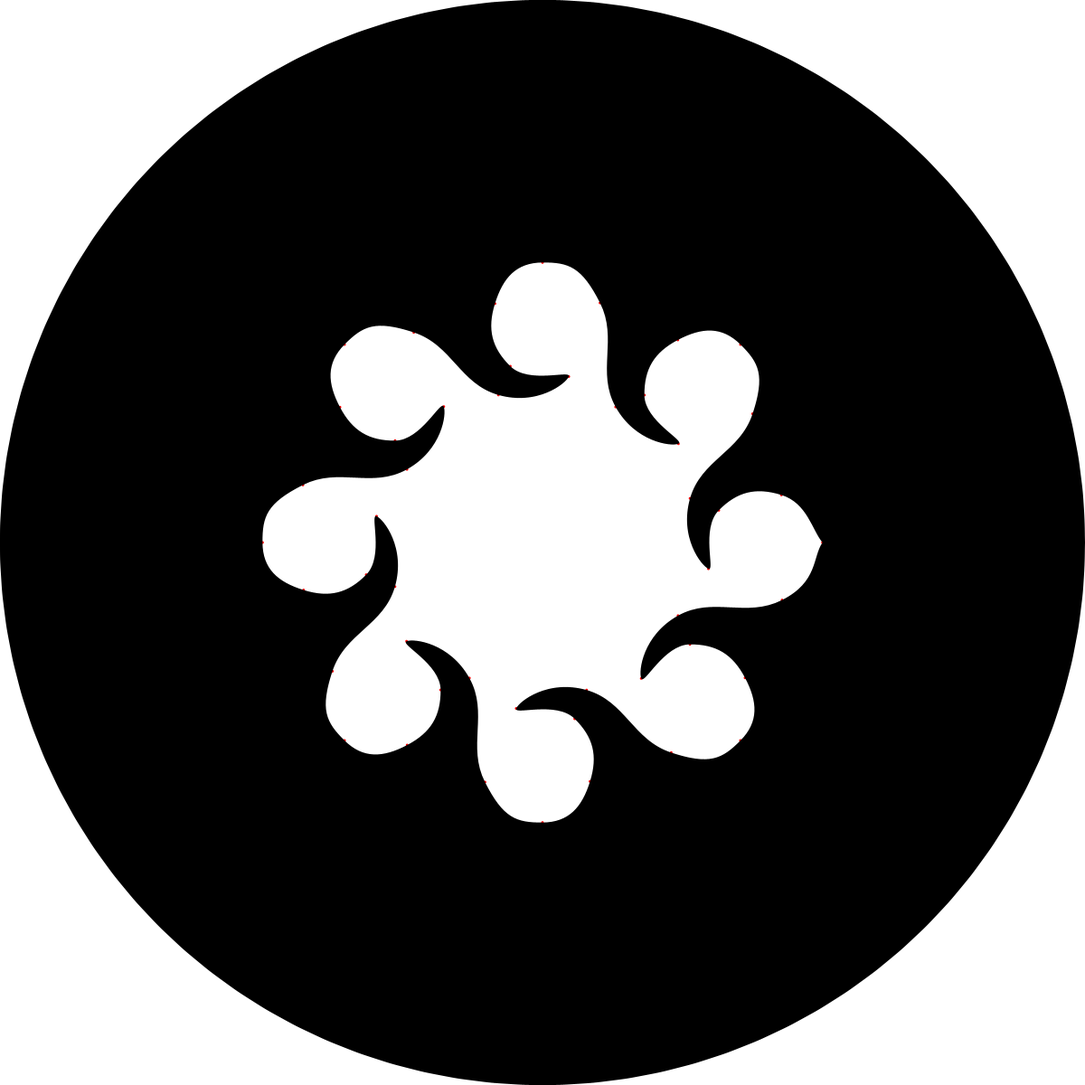
Frame 1 (no input)
Frame 60 (the mouse pressed at the canvas centre just before this capture): identical to frame 1, image omitted
Frame 120 (the mouse held since frame 60 and released just before this capture): identical to frame 1, image omitted

The Processing sketch that drew this single still picture (run headless with seeded random() and noise(); from frame 60 on, the mouse is pressed at the canvas centre):

// Processing sketch: Disk_designer
// ── Disk_designer.pde
Try trying;
void setup() {
  size(1200, 1200);
  background(255);
  smooth();
  /*trying = new Try(300, 300, 300/2.3, 2.3);
  trying.disk.setFill(color(0));*/
  //disk = createShape();
  translate(600, 600);
  float outer=1.9375;
  float d = 600/outer;
  beginShape();
  curveTightness(-0.5);
  
  curveVertex(d*outer, 0);
  for (int i=0; i<100; ++i)
    curveVertex(cos(TWO_PI-TWO_PI*i/100)*d*outer, sin(TWO_PI-TWO_PI*i/100)*d*outer);
  curveVertex(d*outer, 0);
  curveVertex(d*outer, 0);
  vertex(d*outer, 0);
  beginContour();
  curveVertex(d, 0);
  //float[] deg = {0, 0.3, 0.65, 1.25, 0.87, 0.75};
  /////////////////////////////////////////////////
  /*disk2:
  float[] deg = {0, 0.3, 0.63, 1.2, 0.77, 0.75};
  float[] dist ={1, 0.88, 0.55, 0.6, 0.64, 0.87};*/
  float[] deg = {0, 0.3, 0.63, 1.2, 0.77, 0.75};
  float[] dist ={1, 0.88, 0.55, 0.6, 0.64, 0.87};
  fill(255,0,0);
  noStroke();
  for (float i=0; i<8; ++i) {
    for (int k=0; k<6; ++k){
      curveVertex(cos(TWO_PI/8*i+TWO_PI/8*deg[k])*d*dist[k], sin(TWO_PI/8*i+TWO_PI/8*deg[k])*d*dist[k]);
      ellipse(cos(TWO_PI/8*i+TWO_PI/8*deg[k])*d*dist[k], sin(TWO_PI/8*i+TWO_PI/8*deg[k])*d*dist[k], 3, 3);
    }
  }
  curveVertex(d, 0);
  curveVertex(d, 0);
  endContour();
  fill(color(0));
  //noFill();
  //stroke(0);
  noStroke();
  endShape(CLOSE);
  save("disk4.png");
}

void draw() {
   /*background(255);
   trying.show();*/
}

float calc_deg(float start, PVector p1, PVector p2) {
  float c = (p1.x-p2.x)/p1.dist(p2);
  float s = (p1.y-p2.y)/p1.dist(p2);
  float recovery = acos(c)*s/abs(s)-start;
  float dgc = acos(cos(recovery));
  float elojel = int(sin(recovery)/abs(sin(recovery)));
  return dgc*elojel;
}

// ── Try.pde
class Try{
  PShape disk;
  PVector pos = new PVector(150, 150);
  
  Try(float x, float y, float d, float outer){
    pos.set(x, y);
    disk = createShape();
    disk.beginShape();
    disk.curveTightness(-0.5);
    disk.fill(color(255,0,0));
    disk.noStroke();
    disk.curveVertex(d*outer, 0);
    for (int i=0; i<30; ++i)
      disk.curveVertex(cos(TWO_PI-TWO_PI*i/30)*d*outer, sin(TWO_PI-TWO_PI*i/30)*d*outer);
    disk.curveVertex(d*outer, 0);
    disk.curveVertex(d*outer, 0);
    disk.vertex(d*outer, 0);
    disk.beginContour();
    disk.curveVertex(d, 0);
    for (float i=0; i<8; ++i) {
      disk.curveVertex(cos(TWO_PI/8*i)*d, sin(TWO_PI/8*i)*d);
      disk.curveVertex(cos(TWO_PI/8*i+TWO_PI/8*0.3)*d*0.9, sin(TWO_PI/8*i+TWO_PI/8*0.3)*d*0.9);
      disk.curveVertex(cos(TWO_PI/8*i+TWO_PI/8*0.53)*d*0.57, sin(TWO_PI/8*i+TWO_PI/8*0.53)*d*0.57);
      disk.curveVertex(cos(TWO_PI/8*i+TWO_PI/8*1.2)*d*0.65, sin(TWO_PI/8*i+TWO_PI/8*1.2)*d*0.65);
      disk.curveVertex(cos(TWO_PI/8*i+TWO_PI/8*0.8)*d*0.7, sin(TWO_PI/8*i+TWO_PI/8*0.8)*d*0.7);
      disk.curveVertex(cos(TWO_PI/8*i+TWO_PI/8*0.75)*d*0.9, sin(TWO_PI/8*i+TWO_PI/8*0.75)*d*0.9);
    }
    disk.curveVertex(d, 0);
    disk.curveVertex(d, 0);
    disk.endContour();
    disk.endShape(CLOSE);
  }
  
  void show(){
    push();
    translate(pos.x, pos.y);
    shape(disk);
    pop();
  }
}
